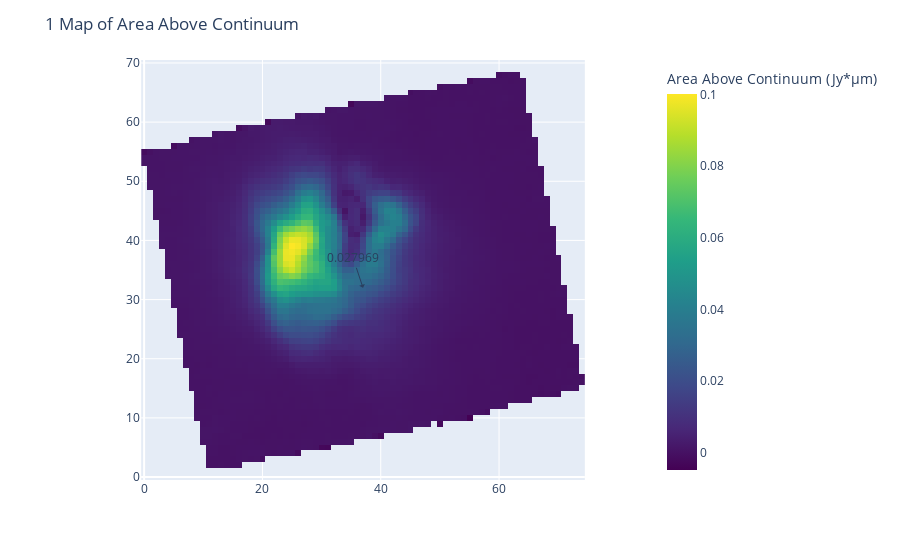
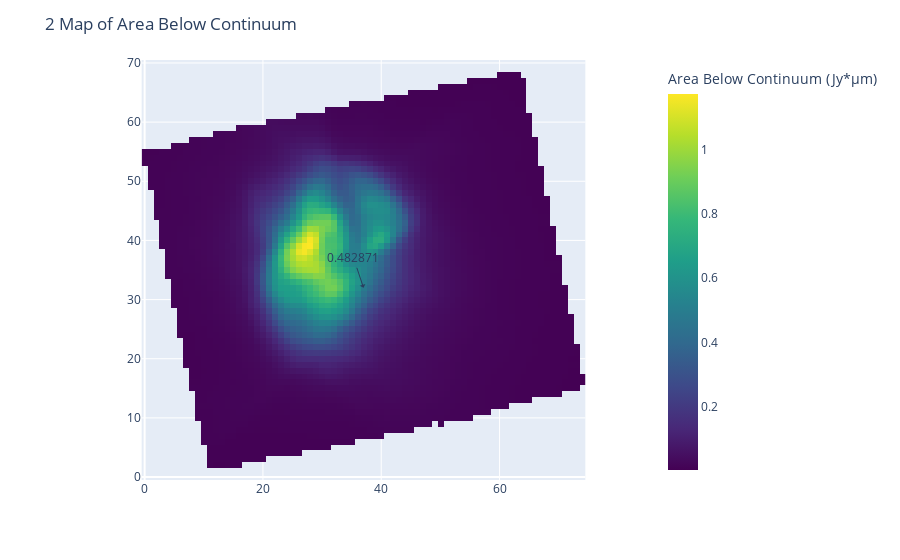
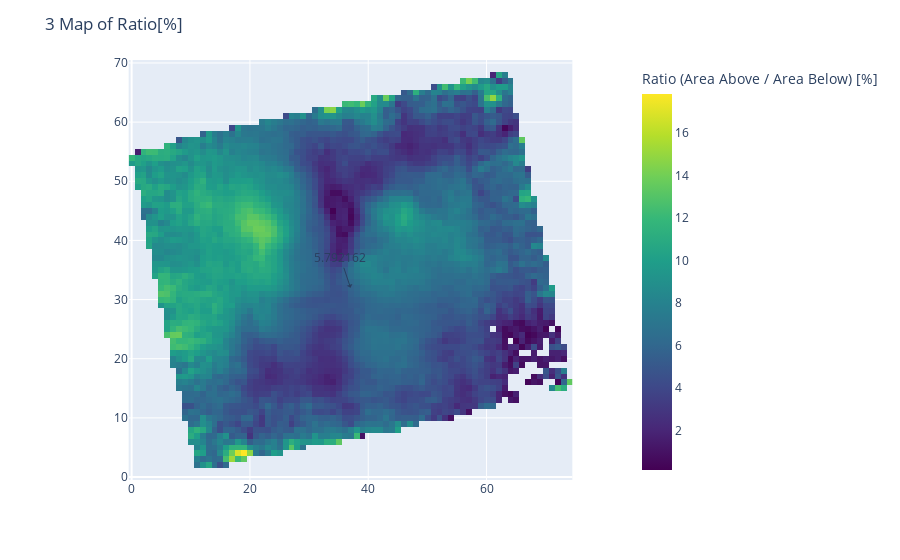

Notebook cell for these charts, in order:
### Code cell
import numpy as np
import matplotlib.pyplot as plt
from mpdaf.obj import Cube
import astropy.units as u
import plotly.express as px
import warnings
import astropy
from astropy.coordinates import SkyCoord
from astropy.wcs import WCS

# Ignore warnings
warnings.filterwarnings('ignore', category=astropy.wcs.FITSFixedWarning)
warnings.filterwarnings('ignore', category=UserWarning, message="Warning: converting a masked element to nan.")

ra_deg = 258.4353666666666 
dec_deg = -37.10326666666667  

cube_path = '/Users/mary/Fits image of JWST/ngc6302_ch4-medium_s3d.fits'
obj1 = Cube(cube_path)
wcs = obj1.wcs.wcs  
skycoord = SkyCoord(ra=ra_deg*u.degree, dec=dec_deg*u.degree, frame='icrs')
pixcoords = wcs.world_to_pixel(skycoord)
pixel_x, pixel_y = int(pixcoords[0]), int(pixcoords[1])
central_star_coords = (pixel_x, pixel_y)
pixel_size = obj1.wcs.get_step(unit=u.arcsec)[0]
solid_angle = (pixel_size * u.arcsec).to(u.rad)**2
#The negative area above continuum line of these pixel with change the range of continuum became posative
specific_pixels = [(42, 36), (42, 35), (44, 36),(44,35),(43,35),(43,36),(47,35), (25,61),(45, 36), (45, 35), (46, 36), (46, 35), (46, 34), (47, 34)]

def process_pixel_data(cube, solid_angle, central_star_coords):
    wavelength = cube.wave.coord()
    mask_range = (wavelength >= 22.4) & (wavelength <= 24.05)
    filtered_wavelengths = wavelength[mask_range]

    area_above_continuum_map = np.zeros((cube.shape[1], cube.shape[2]))
    area_below_continuum_map = np.zeros((cube.shape[1], cube.shape[2]))
    ratio_map = np.zeros((cube.shape[1], cube.shape[2]))

    negative_area_pixels = []
    for x in range(cube.shape[1]):
        for y in range(cube.shape[2]):
            pixel_flux_density = cube.data[:, x, y] * solid_angle.value * 1e6
            filtered_pixel_flux_density = pixel_flux_density[mask_range]

            if (x, y) in specific_pixels:
                mask_start = (filtered_wavelengths >= 22.66) & (filtered_wavelengths <= 22.86)
                mask_end = (filtered_wavelengths >= 23.52) & (filtered_wavelengths <= 23.72)
                wavelengths = [22.76, 23.62]
            else:
                mask_start = (filtered_wavelengths >= 22.35) & (filtered_wavelengths <= 22.45)
                mask_end = (filtered_wavelengths >= 24) & (filtered_wavelengths <= 24.1)
                wavelengths = [22.4, 24.05]

            continuum_start = np.mean(filtered_pixel_flux_density[mask_start])
            continuum_end = np.mean(filtered_pixel_flux_density[mask_end])
            average_intensities = [continuum_start, continuum_end]
            pixel_continuum_line = np.interp(filtered_wavelengths, wavelengths, average_intensities)

            total_area = np.trapz(filtered_pixel_flux_density, filtered_wavelengths)
            area_below_continuum = np.trapz(pixel_continuum_line, filtered_wavelengths)
            area_above_continuum = total_area - area_below_continuum

            area_above_continuum_map[x, y] = area_above_continuum
            area_below_continuum_map[x, y] = area_below_continuum

            # Calculate the ratio
            if area_below_continuum != 0  and area_above_continuum > 0 :
                ratio_map[x, y] = area_above_continuum / area_below_continuum
            else:
                ratio_map[x, y] = np.nan
                
            if area_above_continuum < 0 :
                ratio_map[x, y] = np.nan  

    ratio_map *= 100

    np.savetxt('23.71area_above_continuum.txt', area_above_continuum_map, fmt='%.6f')
    np.savetxt('23.71area_below_continuum.txt', area_below_continuum_map, fmt='%.6f')
    np.savetxt('23.71ratio_map.txt', ratio_map, fmt='%.6f')

    plt.figure(figsize=(10, 8))
    plt.imshow(area_above_continuum_map, cmap='viridis', origin='lower')
    plt.colorbar(label='Area Above Continuum (Jy*µm)')
    plt.title('Map of Area Above Continuum')
    plt.contour(area_above_continuum_map, colors='white', alpha=0.5)
    plt.scatter(*central_star_coords, color='red', marker='*', s=100, label=' 2024')
    plt.legend()
    plt.savefig('23.71area_above_continuum_map.png', dpi=300, bbox_inches='tight')
    plt.show()

    plt.figure(figsize=(10, 8))
    plt.imshow(area_below_continuum_map, cmap='viridis', origin='lower')
    plt.colorbar(label='Area Below Continuum (Jy*µm)')
    plt.title('Map of Area Below Continuum')
    plt.contour(area_below_continuum_map, colors='white', alpha=0.5)
    plt.scatter(*central_star_coords, color='red', marker='*', s=100, label='2024')
    plt.legend()
    plt.savefig('23.71area_below_continuum_map.png', dpi=300, bbox_inches='tight')
    plt.show()

    plt.figure(figsize=(10, 8))
    plt.imshow(ratio_map, cmap='viridis', origin='lower')
    plt.colorbar(label='Ratio')
    plt.title('Map of Ratio ')
    plt.contour(ratio_map, colors='white', alpha=0.5)
    plt.scatter(*central_star_coords, color='red', marker='*', s=100, label='2024')
    plt.legend()
    plt.savefig('23.71ratio_map.png', dpi=300, bbox_inches='tight')
    plt.show()

    fig = px.imshow(area_above_continuum_map, color_continuous_scale='viridis', origin='lower',
                    labels={'color': 'Area Above Continuum (Jy*µm)'})
    fig.update_layout(title='1 Map of Area Above Continuum', coloraxis_colorbar=dict(title='Area Above Continuum (Jy*µm)'))
    fig.add_annotation(x=central_star_coords[1], y=central_star_coords[0], text=f"{area_above_continuum_map[central_star_coords[0], central_star_coords[1]]:.6f}", showarrow=True, arrowhead=1)
    fig.show()

    fig = px.imshow(area_below_continuum_map, color_continuous_scale='viridis', origin='lower',
                    labels={'color': 'Area Below Continuum (Jy*µm)'})
    fig.update_layout(title='2 Map of Area Below Continuum', coloraxis_colorbar=dict(title='Area Below Continuum (Jy*µm)'))
    fig.add_annotation(x=central_star_coords[1], y=central_star_coords[0], text=f"{area_below_continuum_map[central_star_coords[0], central_star_coords[1]]:.6f}", showarrow=True, arrowhead=1)
    fig.show()

    fig = px.imshow(ratio_map, color_continuous_scale='viridis', origin='lower',
                    labels={'color': 'Ratio '})
    fig.update_layout(title='3 Map of Ratio[%] ', coloraxis_colorbar=dict(title='Ratio (Area Above / Area Below) [%]'))
    fig.add_annotation(x=central_star_coords[1], y=central_star_coords[0], text=f"{ratio_map[central_star_coords[0], central_star_coords[1]]:.6f}", showarrow=True, arrowhead=1)
    fig.show()

# for one pixel(chack)
def plot_pixel_spectrum(cube, wavelength_min, wavelength_max, pixel_x, pixel_y, solid_angle):
    wavelength = cube.wave.coord()
    mask = (wavelength >= wavelength_min) & (wavelength <= wavelength_max)
    filtered_wavelengths = wavelength[mask]

    pixel_flux_density = cube.data[:, pixel_x, pixel_y] * solid_angle.value * 1e6
    pixel_flux_density_filtered = pixel_flux_density[mask]

    mask_start = (filtered_wavelengths >= 22.66) & (filtered_wavelengths <= 22.86)
    mask_end = (filtered_wavelengths >= 23.52) & (filtered_wavelengths <= 23.72)
    continuum_start = np.mean(pixel_flux_density_filtered[mask_start])
    continuum_end = np.mean(pixel_flux_density_filtered[mask_end])
    wavelengths = [22.76, 23.62]
    average_intensities = [continuum_start, continuum_end]
    pixel_continuum_line = np.interp(filtered_wavelengths, wavelengths, average_intensities)
    
    wavelength_condition = (filtered_wavelengths >= 22.76) & (filtered_wavelengths <= 23.62)

    total_area = np.trapz(pixel_flux_density_filtered, filtered_wavelengths)
    area_below_continuum = np.trapz(pixel_continuum_line, filtered_wavelengths)
    area_above_continuum = total_area - area_below_continuum

    plt.figure(figsize=(10, 6))
    plt.plot(filtered_wavelengths, pixel_flux_density_filtered, label='Spectrum (Jy)')
    plt.plot(wavelengths, average_intensities, label='Continuum', linestyle='--')
    plt.fill_between(filtered_wavelengths, pixel_flux_density_filtered, pixel_continuum_line, where=(pixel_flux_density_filtered > pixel_continuum_line) & wavelength_condition, color='green', alpha=0.3, label='Above Continuum')
    
    plt.text(22.5, max(pixel_flux_density_filtered) * 0.9, f'Area Above Continuum: {area_above_continuum:.6f}', color='green')
    plt.text(22.5, max(pixel_flux_density_filtered) * 0.8, f'Area Below Continuum: {area_below_continuum:.6f}', color='red')
    
    plt.xlabel('Wavelength (µm)')
    plt.ylabel('Flux Density (Jy)')
    plt.title(f'Spectrum and Continuum at Pixel ({pixel_x}, {pixel_y})')
    plt.legend()
    plt.show()

    return total_area, area_below_continuum, area_above_continuum

cube_path = '/Users/mary/Fits image of JWST/ngc6302_ch4-medium_s3d.fits'
obj1 = Cube(cube_path)

pixel_size = obj1.wcs.get_step(unit=u.arcsec)[0]
solid_angle = (pixel_size * u.arcsec).to(u.rad)**2

process_pixel_data(obj1, solid_angle,central_star_coords)

total_area, area_below_continuum, area_above_continuum = plot_pixel_spectrum(obj1, 22.76, 23.62, 43, 35, solid_angle)

area_above_continuum_map = np.loadtxt('23.71area_above_continuum.txt')
area_below_continuum_map = np.loadtxt('23.71area_below_continuum.txt')
ratio_map=np.loadtxt('23.71ratio_map.txt')
stored_area_above_continuum = area_above_continuum_map[43,35]
stored_area_below_continuum = area_below_continuum_map[43,35]
stored_ratio_map = ratio_map[43,35]

print(f"Calculated Area Above Continuum: {area_above_continuum}")
print(f"Stored Area Above Continuum: {stored_area_above_continuum}")
print(f"Calculated Area Below Continuum: {area_below_continuum}")
print(f"Stored Area Below Continuum: {stored_area_below_continuum}")
print(f"stored ratio_map: {stored_ratio_map}")
if np.isclose(area_above_continuum, stored_area_above_continuum) and np.isclose(area_below_continuum, stored_area_below_continuum):
    print("The calculated areas match the stored values")

### Figure 1 — Plotly figure (JSON) as saved in the notebook; plotly's stock layout.template omitted (floating-point values rounded to 4 significant figures; data arrays with more than 128 entries replaced by an {"elided": "..."} marker saying what was removed)
{"data": [{"coloraxis": "coloraxis", "hovertemplate": "x: %{x}<br>y: %{y}<br>Area Above Continuum (Jy*µm): %{z}<extra></extra>", "name": "0", "type": "heatmap", "xaxis": "x", "yaxis": "y", "z": {"elided": "71x75 float values"}}], "layout": {"annotations": [{"arrowhead": 1, "showarrow": true, "text": "0.027969", "x": 37, "y": 32}], "coloraxis": {"colorbar": {"title": {"text": "Area Above Continuum (Jy*µm)"}}, "colorscale": [[0, "#440154"], [0.1111, "#482878"], [0.2222, "#3e4989"], [0.3333, "#31688e"], [0.4444, "#26828e"], [0.5556, "#1f9e89"], [0.6667, "#35b779"], [0.7778, "#6ece58"], [0.8889, "#b5de2b"], [1, "#fde725"]]}, "margin": {"t": 60}, "title": {"text": "1 Map of Area Above Continuum"}, "xaxis": {"anchor": "y", "constrain": "domain", "domain": [0, 1], "scaleanchor": "y"}, "yaxis": {"anchor": "x", "autorange": true, "constrain": "domain", "domain": [0, 1]}}}

### Figure 2 — Plotly figure (JSON) as saved in the notebook; plotly's stock layout.template omitted (floating-point values rounded to 4 significant figures; data arrays with more than 128 entries replaced by an {"elided": "..."} marker saying what was removed)
{"data": [{"coloraxis": "coloraxis", "hovertemplate": "x: %{x}<br>y: %{y}<br>Area Below Continuum (Jy*µm): %{z}<extra></extra>", "name": "0", "type": "heatmap", "xaxis": "x", "yaxis": "y", "z": {"elided": "71x75 float values"}}], "layout": {"annotations": [{"arrowhead": 1, "showarrow": true, "text": "0.482871", "x": 37, "y": 32}], "coloraxis": {"colorbar": {"title": {"text": "Area Below Continuum (Jy*µm)"}}, "colorscale": [[0, "#440154"], [0.1111, "#482878"], [0.2222, "#3e4989"], [0.3333, "#31688e"], [0.4444, "#26828e"], [0.5556, "#1f9e89"], [0.6667, "#35b779"], [0.7778, "#6ece58"], [0.8889, "#b5de2b"], [1, "#fde725"]]}, "margin": {"t": 60}, "title": {"text": "2 Map of Area Below Continuum"}, "xaxis": {"anchor": "y", "constrain": "domain", "domain": [0, 1], "scaleanchor": "y"}, "yaxis": {"anchor": "x", "autorange": true, "constrain": "domain", "domain": [0, 1]}}}

### Figure 3 — Plotly figure (JSON) as saved in the notebook; plotly's stock layout.template omitted (floating-point values rounded to 4 significant figures; data arrays with more than 128 entries replaced by an {"elided": "..."} marker saying what was removed)
{"data": [{"coloraxis": "coloraxis", "hovertemplate": "x: %{x}<br>y: %{y}<br>Ratio : %{z}<extra></extra>", "name": "0", "type": "heatmap", "xaxis": "x", "yaxis": "y", "z": {"elided": "71x75 float values"}}], "layout": {"annotations": [{"arrowhead": 1, "showarrow": true, "text": "5.792162", "x": 37, "y": 32}], "coloraxis": {"colorbar": {"title": {"text": "Ratio (Area Above / Area Below) [%]"}}, "colorscale": [[0, "#440154"], [0.1111, "#482878"], [0.2222, "#3e4989"], [0.3333, "#31688e"], [0.4444, "#26828e"], [0.5556, "#1f9e89"], [0.6667, "#35b779"], [0.7778, "#6ece58"], [0.8889, "#b5de2b"], [1, "#fde725"]]}, "margin": {"t": 60}, "title": {"text": "3 Map of Ratio[%] "}, "xaxis": {"anchor": "y", "constrain": "domain", "domain": [0, 1], "scaleanchor": "y"}, "yaxis": {"anchor": "x", "autorange": true, "constrain": "domain", "domain": [0, 1]}}}
